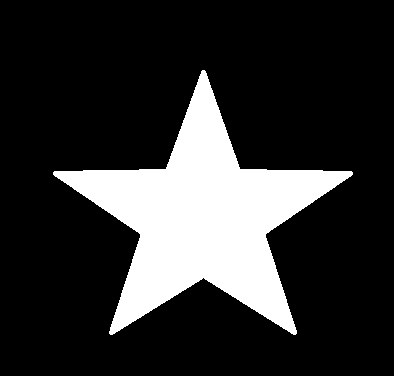
#> input picture svm/star.png, 394 x 376 px
$ python svm.py
#> lines starting #> are read from the running program, lines starting #| are printed output that depends on the picture; after the words box and inside, x2 and y2 are one past the last pixel; in counts of white or black regions, pixels touching at a corner belong together; long printed decimals are rounded
### svm/utils.py
import cv2
import itertools
import random
import matplotlib
import matplotlib.pyplot as plt
import numpy as np


class ImageData:
    def __init__(self, image_path):
#> called with image_path = 'star.png'
        self.img = cv2.imread(image_path)
#> self.img is the input picture: shape (376, 394, 3); 19.4% white; 1 white region, box (x1, y1, x2, y2) and area: (53, 70, 353, 335) 28747

    def generate_data(self, num_elements: int):
        def pixel_label(val):
            # label is black or non-black, so we just need to check oen colour channel
            return 0 if val[0] < 0.1 * 255 else 1

        height, width, *_ = self.img.shape
        assert num_elements <= height * width
        indices = list(map(tuple, itertools.product(range(height), range(width))))

        sampled = list(random.sample(indices, num_elements))
        pos_arr = np.array([(i / height, j / width) for i, j in sampled])
        label_arr = np.array(list(pixel_label(self.img[i, j]) for i, j in sampled))
        return pos_arr, label_arr

    def plot_data(self, pos_arr, label_arr):
        y = [1 - pos[0] for pos in pos_arr]
        x = [pos[1] for pos in pos_arr]

        plt.scatter(x, y, c=label_arr, cmap=matplotlib.cm.get_cmap("bwr"), alpha=0.3)
        plt.show()

### svm/svm.py
from sklearn import svm
from utils import ImageData

img_data = ImageData("star.png")

training_data = img_data.generate_data(3000)
#> in generate_data, `label_arr = np.array(list(pixel_label(self.img[i, j]) for i, j in samp..`: label_arr = 3000 values, max 1 at index 3, min 0 at index 0, mean 0.196
#> training_data = 2 point arrays, longest 3000 points
test_data = img_data.generate_data(3000)
#> test_data = 2 point arrays, longest 3000 points
# cross_validation_data = generate_data(200)

classifier = svm.SVC(C=10000, kernel="rbf")

classifier.fit(*training_data)
print(f"accuracy after training: {classifier.score(*test_data)}")
#| accuracy after training: 0.9873

predicted_labels = classifier.predict(test_data[0])
#> predicted_labels = 3000 values, max 1 at index 4, min 0 at index 0, mean 0.193

# plot_data(*training_data)

img_data.plot_data(test_data[0], predicted_labels)
#> in plot_data, `y = [1 - pos[0] for pos in pos_arr]`: y = 3000 values, max 1 at index 45, min 0.00266 at index 836, mean 0.508
#> in plot_data, `x = [pos[1] for pos in pos_arr]`: x = 3000 values, max 0.997 at index 307, min 0 at index 123, mean 0.498
#> in plot_data, `plt.show()`:
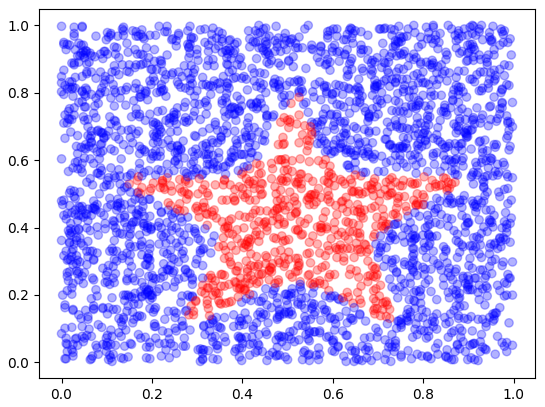
#> figure drawn by matplotlib, 1 panel

$ run again, with svm/alpha.png copied over svm/star.png
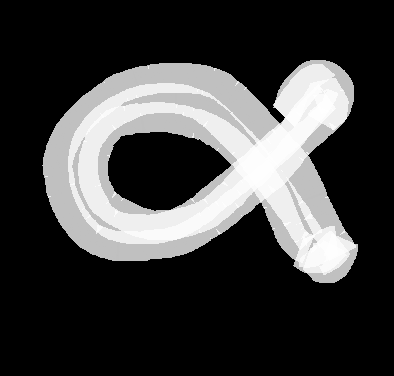
#> input picture svm/alpha.png, 394 x 376 px
#> in __init__, self.img is the input picture: shape (376, 394, 3); min 0, max 255, mean 62.4
#> label_arr = 3000 values, max 1 at index 0, min 0 at index 2, mean 0.283
#> training_data = 2 point arrays, longest 3000 points
#| accuracy after training: 0.981
#> predicted_labels = 3000 values, max 1 at index 1, min 0 at index 0, mean 0.305
#> y = 3000 values, max 1 at index 45, min 0.00266 at index 836, mean 0.508
#> x = 3000 values, max 0.997 at index 307, min 0 at index 123, mean 0.498
#> in plot_data, `plt.show()`:
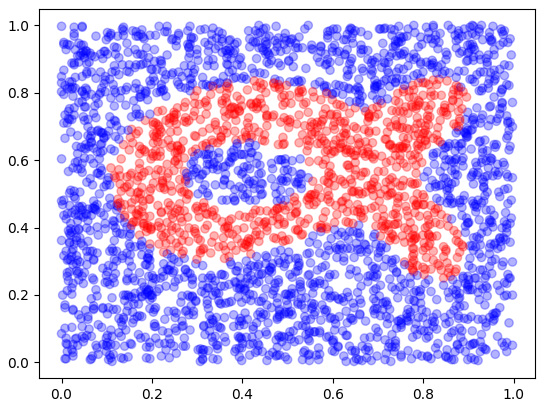
#> figure drawn by matplotlib, 1 panel
